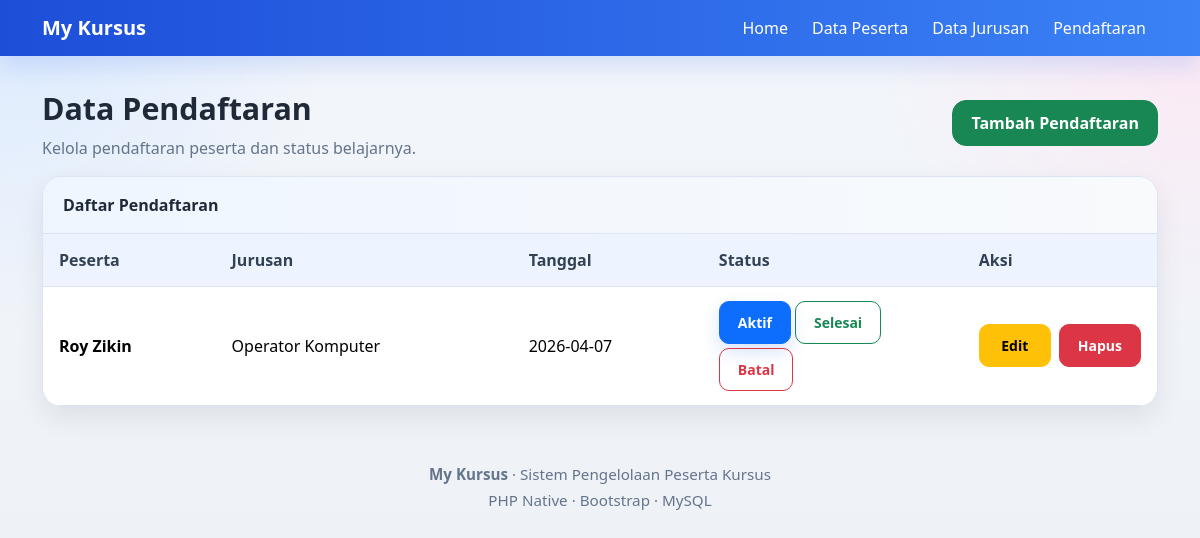
Page /public/pendaftaran on the committed database.
### tables this page shows
CREATE TABLE `pendaftaran` (
  `id_daftar` int NOT NULL,
  `id_peserta` int NOT NULL,
  `kd_jurusan` varchar(10) NOT NULL,
  `tgl_daftar` date NOT NULL,
  `status` enum('Aktif','Selesai','Batal') NOT NULL DEFAULT 'Aktif'
);

CREATE TABLE `peserta` (
  `id_peserta` int NOT NULL,
  `kd_jurusan` varchar(10) DEFAULT NULL,
  `nm_peserta` varchar(100) NOT NULL,
  `jekel` enum('L','P') NOT NULL,
  `alamat` text NOT NULL,
  `no_hp` varchar(20) NOT NULL
);

CREATE TABLE `jurusan` (
  `kd_jurusan` varchar(10) NOT NULL,
  `nm_jurusan` varchar(100) NOT NULL,
  `durasi` varchar(50) NOT NULL,
  `biaya` int NOT NULL
);

### app/core/Controller.php (called while the page is built, shortened)
<?php
class Controller
{
    public function model($model)
    {
        return new $model;
    }
    public function view($view, $data = [])
    {
        require_once '../app/views/' . $view . '.php';
    }
}

### app/controllers/Pendaftaran.php (called while the page is built, shortened)
<?php
class Pendaftaran extends Controller
{
    public function index()
    {
        $data['title'] = 'Data Pendaftaran';
        $data['pendaftaran'] = $this->model('PendaftaranModel')->getAll();
        $this->view('pendaftaran/index', $data);
    }
}

### app/core/App.php (called while the page is built, shortened)
<?php
class App
{
    protected $method = 'index';
    public function __construct()
    {
        $url = $this->parseURL();
        if (!empty($url) && file_exists('../app/controllers/' . $url[0] . '.php')) {
            unset($url[0]);
        }
        $this->controller = new $this->controller;
        $this->params = array_values($url ?? []);
        call_user_func_array([$this->controller, $this->method], $this->params);
    }
    public function parseURL()
    {
        if (isset($_GET['url'])) {
            $url = rtrim($_GET['url'], '/');
            $url = filter_var($url, FILTER_SANITIZE_URL);
            return explode('/', $url);
        }
        return [];
    }
}

### public/index.php (called while the page is built, shortened)
<?php
$app = new App;

### app/core/Database.php (called while the page is built, shortened)
<?php
class Database
{
    private $host = DB_HOST;
    private $dbname = DB_NAME;
    private $user = DB_USER;
    private $pass = DB_PASS;
    private $dbh;
    private $stmt;
    public function __construct()
    {
        $dsn = "mysql:host={$this->host};dbname={$this->dbname};charset=utf8mb4";
        try {
            $this->dbh = new PDO($dsn, $this->user, $this->pass);
            $this->dbh->setAttribute(PDO::ATTR_ERRMODE, PDO::ERRMODE_EXCEPTION);
        } catch (PDOException $e) {
            die('Koneksi database gagal: ' . $e->getMessage());
        }
    }
    public function query($query)
    {
        $this->stmt = $this->dbh->prepare($query);
    }
    public function execute()
    {
        return $this->stmt->execute();
    }
    public function resultSet()
    {
        $this->execute();
        return $this->stmt->fetchAll(PDO::FETCH_ASSOC);
    }
}

### app/models/PendaftaranModel.php (called while the page is built, shortened)
<?php
class PendaftaranModel
{
    private $table = 'pendaftaran';
    private $db;
    public function __construct()
    {
        $this->db = new Database;
    }
    public function getAll()
    {
        $query = "SELECT p.id_daftar, p.tgl_daftar, p.status,
                         ps.id_peserta, ps.nm_peserta,
                         j.kd_jurusan, j.nm_jurusan
                  FROM {$this->table} p
                  JOIN peserta ps ON p.id_peserta = ps.id_peserta
                  JOIN jurusan j ON p.kd_jurusan = j.kd_jurusan
                  ORDER BY p.id_daftar ASC";
        $this->db->query($query);
        return $this->db->resultSet();
    }
}

### app/views/pendaftaran/index.php (the view, shortened to what this page needs)
<div class="d-flex justify-content-between align-items-center mb-3">
    <div>
        <div class="page-title">Data Pendaftaran</div>
        <p class="page-subtitle">Kelola pendaftaran peserta dan status belajarnya.</p>
    </div>
    <a href="<?= BASEURL; ?>/pendaftaran/create" class="btn btn-success">Tambah Pendaftaran</a>
</div>
<div class="soft-card">
    <div class="card-header">Daftar Pendaftaran</div>
    <div class="card-body p-0">
        <div class="table-responsive">
            <table class="table table-modern align-middle mb-0">
                <thead>
                    <tr>
                        <th>Peserta</th>
                        <th>Jurusan</th>
                        <th>Tanggal</th>
                        <th width="260">Status</th>
                        <th width="170">Aksi</th>
                    </tr>
                </thead>
                <tbody>
                    <?php if (empty($data['pendaftaran'])) : ?>
                        <tr>
                            <td colspan="5">
                                <div class="empty-state">Belum ada data pendaftaran.</div>
                            </td>
                        </tr>
                    <?php else : ?>
                        <?php foreach ($data['pendaftaran'] as $p) : ?>
                            <tr>
                                <td>
                                    <strong><?= htmlspecialchars($p['nm_peserta']); ?></strong>
                                </td>
                                <td><?= htmlspecialchars($p['nm_jurusan']); ?></td>
                                <td><?= htmlspecialchars($p['tgl_daftar']); ?></td>
                                <td>
                                    <div class="d-flex gap-1 flex-wrap">
                                        <form action="<?= BASEURL; ?>/pendaftaran/status/<?= $p['id_daftar']; ?>" method="POST">
                                            <button type="submit" class="btn btn-sm <?= $p['status'] === 'Aktif' ? 'btn-primary' : 'btn-outline-primary'; ?>">
                                                Aktif
                                            </button>
                                        </form>
                                        <form action="<?= BASEURL; ?>/pendaftaran/status/<?= $p['id_daftar']; ?>" method="POST">
                                            <button type="submit" class="btn btn-sm <?= $p['status'] === 'Selesai' ? 'btn-success' : 'btn-outline-success'; ?>">
                                                Selesai
                                            </button>
                                        </form>
                                        <form action="<?= BASEURL; ?>/pendaftaran/status/<?= $p['id_daftar']; ?>" method="POST">
                                            <button type="submit" class="btn btn-sm <?= $p['status'] === 'Batal' ? 'btn-danger' : 'btn-outline-danger'; ?>">
                                                Batal
                                            </button>
                                        </form>
                                    </div>
                                </td>
                                <td>
                                    <div class="action-inline">
                                        <a href="<?= BASEURL; ?>/pendaftaran/edit/<?= $p['id_daftar']; ?>" class="btn btn-warning btn-sm">Edit</a>
                                        <a href="<?= BASEURL; ?>/pendaftaran/delete/<?= $p['id_daftar']; ?>" class="btn btn-danger btn-sm" onclick="return confirm('Yakin hapus data?')">Hapus</a>
                                    </div>
                                </td>
                            </tr>
                        <?php endforeach; ?>
                    <?php endif; ?>
                </tbody>
            </table>
        </div>
    </div>
</div>

### public/css/style.css (style rules this page uses)
:root { --bg: #eef3f9; --bg-soft: #f8fbff; --card: #ffffff; --text: #1f2937; --muted: #64748b; --border: #dbe4f0; --primary: #2563eb; --primary-soft: #dbeafe; --success: #16a34a; --success-soft: #dcfce7; --warning: #d97706; --warning-soft: #ffedd5; --danger: #dc2626; --danger-soft: #fee2e2; --shadow: 0 12px 28px rgba(15, 23, 42, 0.08); }
body { background: radial-gradient(circle at top left, #dbeafe 0%, transparent 25%), radial-gradient(circle at top right, #fce7f3 0%, transparent 25%), linear-gradient(180deg, #f3f6fb 0%, #eef2f7 100%); font-family: "Segoe UI", Tahoma, Geneva, Verdana, sans-serif; color: var(--text); padding-top: 86px; }
.page-title { font-size: 1.9rem; font-weight: 700; margin-bottom: 4px; }
.page-subtitle { color: var(--muted); margin-bottom: 0; }
.soft-card { background: linear-gradient(180deg, #ffffff 0%, #f8fbff 100%); border: 1px solid var(--border); border-radius: 20px; box-shadow: var(--shadow); overflow: hidden; }
.soft-card .card-header { background: linear-gradient(90deg, #eff6ff, #f8fafc); border-bottom: 1px solid var(--border); font-weight: 700; padding: 16px 20px; }
.soft-card .card-body { padding: 20px; }
.table-modern { margin-bottom: 0; }
.table-modern thead th { background: #eef4ff; color: #334155; border-bottom: 1px solid var(--border); font-weight: 700; white-space: nowrap; }
.table-modern td, .table-modern th { padding: 14px 16px; vertical-align: middle; }
.btn { border-radius: 14px; font-weight: 600; padding: 10px 18px; }
.btn-sm { border-radius: 10px; }
.btn-primary { box-shadow: 0 8px 18px rgba(37, 99, 235, 0.18); }
.action-inline { display: flex; gap: 8px; flex-wrap: nowrap; }
.action-inline .btn { min-width: 72px; }
.table-modern td, .table-modern th { vertical-align: middle; }

### rows in the picture
pendaftaran: id_peserta.nm_peserta "Roy Zikin", kd_jurusan.nm_jurusan "Operator Komputer", tgl_daftar "2026-04-07"
